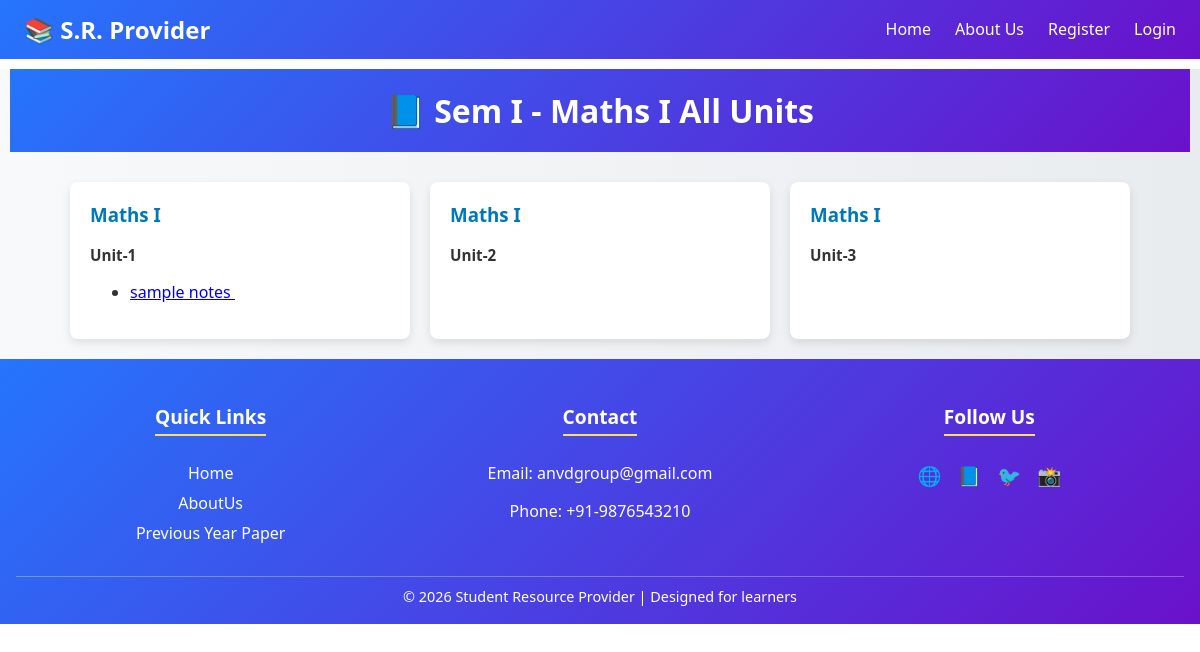
/units/e6b73bf56b2d4aec888055320d7adca1/, run on the app's committed database.
### resources/models.py (models this page shows, shortened)
class SemesterModel(models.Model):
    semester_id = models.UUIDField(primary_key=True,editable=False,default=uuid.uuid4)
    semester = models.CharField(choices=SEM_CHOISES,default='Sem I',max_length=10)
    course = models.ForeignKey(CourseModel,on_delete=models.CASCADE,related_name='semesters')

class Subject(models.Model):
    subject_id = models.UUIDField(primary_key=True,editable=False,default=uuid.uuid4)
    subject_name = models.CharField(max_length=200)
    semester = models.ForeignKey(SemesterModel, on_delete=models.CASCADE, related_name="subjects")

class Unit(models.Model):
    unit_id = models.UUIDField(primary_key=True,editable=False,default=uuid.uuid4)
    unit_number = models.PositiveIntegerField()
    unit_title = models.CharField(max_length=200)
    subject = models.ForeignKey(Subject, on_delete=models.CASCADE, related_name="units")

class Notes(models.Model):
    note_id = models.UUIDField(primary_key=True,editable=False,default=uuid.uuid4)
    title = models.CharField(max_length=200)
    file = models.FileField(upload_to="notes")   # uploaded file stored in MEDIA_ROOT/notes/
    uploaded_at = models.DateTimeField(auto_now_add=True)
    unit = models.ForeignKey(Unit, on_delete=models.CASCADE, related_name="notes")

### user_auth/views.py (the view)
# urls.py: path("units/<str:sub_id>/",views.all_units, name ="units"),
def all_units(request,sub_id):
    subject = Subject.objects.get(subject_id=sub_id)
    units = Unit.objects.filter(subject = sub_id)
    resources = {
        'units':units,
        'semester':subject.semester,
        'subject':subject,
    }
    return render(request,"notes/units.html",resources)

### user_auth/templates/notes/units.html (shortened to what this page needs)
{% extends "base.html" %}
{% block main %}
<head>
  {% load static %}
  <link href="https://cdnjs.cloudflare.com/ajax/libs/font-awesome/6.5.0/css/all.min.css" rel="stylesheet">
  <link rel="stylesheet" href="{% static 'notes.css' %}">
</head>
<div class = "notes-sem1">
  <header class = "top-heading">
    <h1>📘 {{semester.semester}} - {{subject.subject_name}} All Units</h1>
  </header>
  <div class="container">
    {% for unit in units %}
    <div class="card">
      <h3>{{subject.subject_name}}</h3>
      <p><strong>Unit-{{unit.unit_number}}</strong></p>
      <ul>
        {% for note in unit.notes.all %}
        <li><a href ="{{note.file.url}}" download target = "_blank"> {{note.title}} </a></li>
        {% endfor %}
      </ul>
    </div>
    {% endfor %}
  </div>
</div>
</html>
{% endblock main %}

### user_auth/static/notes.css (style rules this page uses)
.notes-sem1 { margin: 0; font-family: 'Segoe UI', sans-serif; background: linear-gradient(to right, #f8f9fa, #e9ecef); color: #333; }
.top-heading { text-align: center; padding: 20px; background: linear-gradient(135deg, #2575fc, #6a11cb); color: white; margin:10px; }
h1 { margin: 0; font-size: 2rem; }
.container { display: flex; flex-wrap: wrap; justify-content: center; padding: 20px; gap: 20px; }
.card { background: white; border-radius: 8px; box-shadow: 0 4px 10px rgba(0,0,0,0.1); padding: 20px; width: 300px; transition: transform 0.2s ease, box-shadow 0.2s ease; }
.card h3 { margin-top: 0; color: #0077b6; }
.card p { font-size: 0.95rem; margin-bottom: 15px; }

### user_auth/templates/navbar.html (style rules this page uses)
body { margin: 0; font-family: 'Segoe UI', Tahoma, Geneva, Verdana, sans-serif; }

### data on the page
SemesterModel: semester "Sem I"
Subject: subject_name "Maths I"
Unit: unit_number "1"
Notes: title "sample notes"
Unit: unit_number "2"
Unit: unit_number "3"
